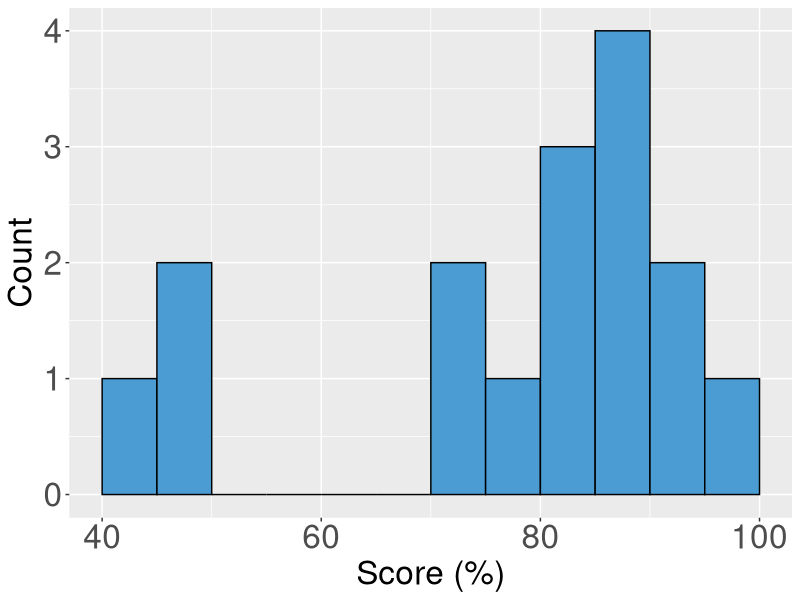

This chart was generated by the following R code: (Note: this script raises an error after producing the figure.)
## ---- chunk 1
knitr::opts_chunk$set(echo = TRUE)
library(ggplot2)
## ---- chunk 2
scores <- c(57,54,56,44,51,49,28,50,44,29,48,58,25,54,53,52)
ggplot()+
  geom_histogram(breaks=c(seq(40,100,5)),aes(x=scores/60*100), colour = 'black',fill ='#4B9CD3')+
  labs(x="Score (%)", y="Count")+
  theme(axis.text=element_text(size=24),
        axis.title=element_text(size=24))
## ---- chunk 3
knitr::include_graphics("EarthsWater-BarChart.png")
